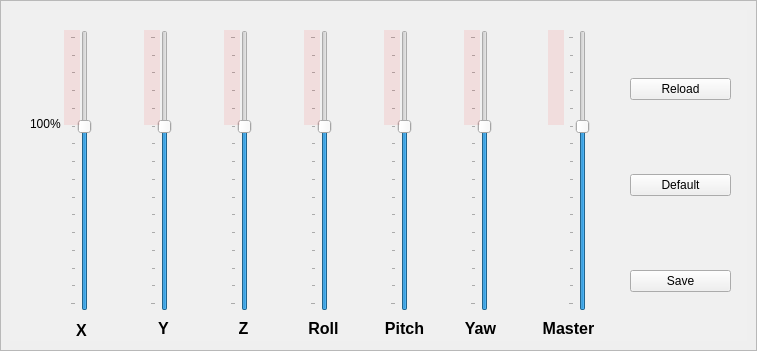
<?xml version="1.0" encoding="UTF-8"?>
<ui version="4.0">
 <class>Frame</class>
 <widget class="QFrame" name="Frame">
  <property name="geometry">
   <rect>
    <x>0</x>
    <y>0</y>
    <width>757</width>
    <height>351</height>
   </rect>
  </property>
  <property name="minimumSize">
   <size>
    <width>751</width>
    <height>351</height>
   </size>
  </property>
  <property name="windowTitle">
   <string>Frame</string>
  </property>
  <property name="styleSheet">
   <string notr="true"/>
  </property>
  <property name="frameShape">
   <enum>QFrame::StyledPanel</enum>
  </property>
  <property name="frameShadow">
   <enum>QFrame::Raised</enum>
  </property>
  <widget class="QWidget" name="frm_dynamics" native="true">
   <property name="geometry">
    <rect>
     <x>10</x>
     <y>10</y>
     <width>737</width>
     <height>331</height>
    </rect>
   </property>
   <property name="styleSheet">
    <string notr="true">background-color: #f0f0f0</string>
   </property>
   <widget class="QWidget" name="slider_widget" native="true">
    <property name="geometry">
     <rect>
      <x>10</x>
      <y>0</y>
      <width>500</width>
      <height>351</height>
     </rect>
    </property>
    <property name="minimumSize">
     <size>
      <width>500</width>
      <height>341</height>
     </size>
    </property>
    <widget class="QSlider" name="sld_x_0">
     <property name="geometry">
      <rect>
       <x>50</x>
       <y>20</y>
       <width>22</width>
       <height>281</height>
      </rect>
     </property>
     <property name="maximum">
      <number>150</number>
     </property>
     <property name="value">
      <number>100</number>
     </property>
     <property name="orientation">
      <enum>Qt::Vertical</enum>
     </property>
     <property name="tickPosition">
      <enum>QSlider::TicksAbove</enum>
     </property>
     <property name="tickInterval">
      <number>10</number>
     </property>
    </widget>
    <widget class="QSlider" name="sld_y_1">
     <property name="geometry">
      <rect>
       <x>130</x>
       <y>20</y>
       <width>22</width>
       <height>281</height>
      </rect>
     </property>
     <property name="maximum">
      <number>150</number>
     </property>
     <property name="value">
      <number>100</number>
     </property>
     <property name="orientation">
      <enum>Qt::Vertical</enum>
     </property>
     <property name="tickPosition">
      <enum>QSlider::TicksAbove</enum>
     </property>
     <property name="tickInterval">
      <number>10</number>
     </property>
    </widget>
    <widget class="QSlider" name="sld_z_2">
     <property name="geometry">
      <rect>
       <x>210</x>
       <y>20</y>
       <width>22</width>
       <height>281</height>
      </rect>
     </property>
     <property name="maximum">
      <number>150</number>
     </property>
     <property name="value">
      <number>100</number>
     </property>
     <property name="orientation">
      <enum>Qt::Vertical</enum>
     </property>
     <property name="tickPosition">
      <enum>QSlider::TicksAbove</enum>
     </property>
     <property name="tickInterval">
      <number>10</number>
     </property>
    </widget>
    <widget class="QSlider" name="sld_roll_3">
     <property name="geometry">
      <rect>
       <x>290</x>
       <y>20</y>
       <width>22</width>
       <height>281</height>
      </rect>
     </property>
     <property name="maximum">
      <number>150</number>
     </property>
     <property name="value">
      <number>100</number>
     </property>
     <property name="orientation">
      <enum>Qt::Vertical</enum>
     </property>
     <property name="tickPosition">
      <enum>QSlider::TicksAbove</enum>
     </property>
     <property name="tickInterval">
      <number>10</number>
     </property>
    </widget>
    <widget class="QSlider" name="sld_pitch_4">
     <property name="geometry">
      <rect>
       <x>370</x>
       <y>20</y>
       <width>22</width>
       <height>281</height>
      </rect>
     </property>
     <property name="maximum">
      <number>150</number>
     </property>
     <property name="value">
      <number>100</number>
     </property>
     <property name="orientation">
      <enum>Qt::Vertical</enum>
     </property>
     <property name="tickPosition">
      <enum>QSlider::TicksAbove</enum>
     </property>
     <property name="tickInterval">
      <number>10</number>
     </property>
    </widget>
    <widget class="QSlider" name="sld_yaw_5">
     <property name="geometry">
      <rect>
       <x>450</x>
       <y>20</y>
       <width>22</width>
       <height>281</height>
      </rect>
     </property>
     <property name="maximum">
      <number>150</number>
     </property>
     <property name="value">
      <number>100</number>
     </property>
     <property name="orientation">
      <enum>Qt::Vertical</enum>
     </property>
     <property name="tickPosition">
      <enum>QSlider::TicksAbove</enum>
     </property>
     <property name="tickInterval">
      <number>10</number>
     </property>
    </widget>
    <widget class="QLabel" name="label_8">
     <property name="geometry">
      <rect>
       <x>51</x>
       <y>310</y>
       <width>21</width>
       <height>20</height>
      </rect>
     </property>
     <property name="font">
      <font>
       <pointsize>12</pointsize>
       <weight>75</weight>
       <bold>true</bold>
      </font>
     </property>
     <property name="text">
      <string>X</string>
     </property>
     <property name="alignment">
      <set>Qt::AlignCenter</set>
     </property>
    </widget>
    <widget class="QLabel" name="label_9">
     <property name="geometry">
      <rect>
       <x>133</x>
       <y>310</y>
       <width>21</width>
       <height>16</height>
      </rect>
     </property>
     <property name="font">
      <font>
       <pointsize>12</pointsize>
       <weight>75</weight>
       <bold>true</bold>
      </font>
     </property>
     <property name="text">
      <string>Y</string>
     </property>
     <property name="alignment">
      <set>Qt::AlignCenter</set>
     </property>
    </widget>
    <widget class="QLabel" name="label_10">
     <property name="geometry">
      <rect>
       <x>213</x>
       <y>310</y>
       <width>21</width>
       <height>16</height>
      </rect>
     </property>
     <property name="font">
      <font>
       <pointsize>12</pointsize>
       <weight>75</weight>
       <bold>true</bold>
      </font>
     </property>
     <property name="text">
      <string>Z</string>
     </property>
     <property name="alignment">
      <set>Qt::AlignCenter</set>
     </property>
    </widget>
    <widget class="QLabel" name="sld_roll">
     <property name="geometry">
      <rect>
       <x>283</x>
       <y>310</y>
       <width>41</width>
       <height>16</height>
      </rect>
     </property>
     <property name="font">
      <font>
       <pointsize>12</pointsize>
       <weight>75</weight>
       <bold>true</bold>
      </font>
     </property>
     <property name="text">
      <string>Roll</string>
     </property>
     <property name="alignment">
      <set>Qt::AlignCenter</set>
     </property>
    </widget>
    <widget class="QLabel" name="sld_pitch">
     <property name="geometry">
      <rect>
       <x>364</x>
       <y>310</y>
       <width>41</width>
       <height>16</height>
      </rect>
     </property>
     <property name="font">
      <font>
       <pointsize>12</pointsize>
       <weight>75</weight>
       <bold>true</bold>
      </font>
     </property>
     <property name="text">
      <string>Pitch</string>
     </property>
     <property name="alignment">
      <set>Qt::AlignCenter</set>
     </property>
    </widget>
    <widget class="QLabel" name="sld_yaw">
     <property name="geometry">
      <rect>
       <x>440</x>
       <y>310</y>
       <width>41</width>
       <height>16</height>
      </rect>
     </property>
     <property name="font">
      <font>
       <pointsize>12</pointsize>
       <weight>75</weight>
       <bold>true</bold>
      </font>
     </property>
     <property name="text">
      <string>Yaw</string>
     </property>
     <property name="alignment">
      <set>Qt::AlignCenter</set>
     </property>
    </widget>
    <widget class="QWidget" name="wgt_overlay" native="true">
     <property name="geometry">
      <rect>
       <x>44</x>
       <y>20</y>
       <width>16</width>
       <height>95</height>
      </rect>
     </property>
     <property name="maximumSize">
      <size>
       <width>16</width>
       <height>16777215</height>
      </size>
     </property>
     <property name="styleSheet">
      <string notr="true">background-color: rgba(255, 0,0,20)</string>
     </property>
    </widget>
    <widget class="QLabel" name="label">
     <property name="geometry">
      <rect>
       <x>10</x>
       <y>106</y>
       <width>31</width>
       <height>16</height>
      </rect>
     </property>
     <property name="text">
      <string>100%</string>
     </property>
    </widget>
    <widget class="QWidget" name="wgt_overlay_2" native="true">
     <property name="geometry">
      <rect>
       <x>124</x>
       <y>20</y>
       <width>16</width>
       <height>95</height>
      </rect>
     </property>
     <property name="maximumSize">
      <size>
       <width>16</width>
       <height>16777215</height>
      </size>
     </property>
     <property name="styleSheet">
      <string notr="true">background-color: rgba(255, 0,0,20)</string>
     </property>
    </widget>
    <widget class="QWidget" name="wgt_overlay_3" native="true">
     <property name="geometry">
      <rect>
       <x>204</x>
       <y>20</y>
       <width>16</width>
       <height>95</height>
      </rect>
     </property>
     <property name="minimumSize">
      <size>
       <width>16</width>
       <height>0</height>
      </size>
     </property>
     <property name="maximumSize">
      <size>
       <width>16</width>
       <height>16777215</height>
      </size>
     </property>
     <property name="styleSheet">
      <string notr="true">background-color: rgba(255, 0,0,20)</string>
     </property>
    </widget>
    <widget class="QWidget" name="wgt_overlay_4" native="true">
     <property name="geometry">
      <rect>
       <x>284</x>
       <y>20</y>
       <width>16</width>
       <height>95</height>
      </rect>
     </property>
     <property name="minimumSize">
      <size>
       <width>16</width>
       <height>0</height>
      </size>
     </property>
     <property name="maximumSize">
      <size>
       <width>16</width>
       <height>16777215</height>
      </size>
     </property>
     <property name="styleSheet">
      <string notr="true">background-color: rgba(255, 0,0,20)</string>
     </property>
    </widget>
    <widget class="QWidget" name="wgt_overlay_6" native="true">
     <property name="geometry">
      <rect>
       <x>364</x>
       <y>20</y>
       <width>16</width>
       <height>95</height>
      </rect>
     </property>
     <property name="minimumSize">
      <size>
       <width>16</width>
       <height>0</height>
      </size>
     </property>
     <property name="maximumSize">
      <size>
       <width>16</width>
       <height>16777215</height>
      </size>
     </property>
     <property name="styleSheet">
      <string notr="true">background-color: rgba(255, 0,0,20)</string>
     </property>
    </widget>
    <widget class="QWidget" name="wgt_overlay_7" native="true">
     <property name="geometry">
      <rect>
       <x>444</x>
       <y>20</y>
       <width>16</width>
       <height>95</height>
      </rect>
     </property>
     <property name="minimumSize">
      <size>
       <width>16</width>
       <height>0</height>
      </size>
     </property>
     <property name="maximumSize">
      <size>
       <width>16</width>
       <height>16777215</height>
      </size>
     </property>
     <property name="styleSheet">
      <string notr="true">background-color: rgba(255, 0,0,20)</string>
     </property>
    </widget>
   </widget>
   <widget class="QWidget" name="master_widget" native="true">
    <property name="geometry">
     <rect>
      <x>488</x>
      <y>0</y>
      <width>120</width>
      <height>351</height>
     </rect>
    </property>
    <property name="minimumSize">
     <size>
      <width>120</width>
      <height>351</height>
     </size>
    </property>
    <widget class="QLabel" name="lbl_master">
     <property name="geometry">
      <rect>
       <x>40</x>
       <y>310</y>
       <width>61</width>
       <height>16</height>
      </rect>
     </property>
     <property name="font">
      <font>
       <pointsize>12</pointsize>
       <weight>75</weight>
       <bold>true</bold>
      </font>
     </property>
     <property name="text">
      <string>Master</string>
     </property>
     <property name="alignment">
      <set>Qt::AlignCenter</set>
     </property>
    </widget>
    <widget class="QSlider" name="sld_master_6">
     <property name="geometry">
      <rect>
       <x>70</x>
       <y>20</y>
       <width>22</width>
       <height>281</height>
      </rect>
     </property>
     <property name="maximum">
      <number>150</number>
     </property>
     <property name="value">
      <number>100</number>
     </property>
     <property name="orientation">
      <enum>Qt::Vertical</enum>
     </property>
     <property name="tickPosition">
      <enum>QSlider::TicksAbove</enum>
     </property>
     <property name="tickInterval">
      <number>10</number>
     </property>
    </widget>
    <widget class="QWidget" name="wgt_overlay_5" native="true">
     <property name="geometry">
      <rect>
       <x>50</x>
       <y>20</y>
       <width>16</width>
       <height>95</height>
      </rect>
     </property>
     <property name="minimumSize">
      <size>
       <width>16</width>
       <height>0</height>
      </size>
     </property>
     <property name="maximumSize">
      <size>
       <width>16</width>
       <height>16777215</height>
      </size>
     </property>
     <property name="styleSheet">
      <string notr="true">background-color: rgba(255, 0,0,20)</string>
     </property>
    </widget>
   </widget>
   <widget class="QWidget" name="button_widget" native="true">
    <property name="geometry">
     <rect>
      <x>620</x>
      <y>0</y>
      <width>101</width>
      <height>351</height>
     </rect>
    </property>
    <property name="minimumSize">
     <size>
      <width>101</width>
      <height>351</height>
     </size>
    </property>
    <property name="maximumSize">
     <size>
      <width>101</width>
      <height>16777215</height>
     </size>
    </property>
    <layout class="QGridLayout" name="gridLayout">
     <item row="0" column="0">
      <widget class="QPushButton" name="btn_reload_dynam">
       <property name="text">
        <string>Reload</string>
       </property>
      </widget>
     </item>
     <item row="1" column="0">
      <widget class="QPushButton" name="btn_default_dynam">
       <property name="text">
        <string>Default</string>
       </property>
      </widget>
     </item>
     <item row="2" column="0">
      <widget class="QPushButton" name="btn_save_dynam">
       <property name="text">
        <string>Save</string>
       </property>
      </widget>
     </item>
    </layout>
   </widget>
  </widget>
 </widget>
 <resources/>
 <connections/>
</ui>
